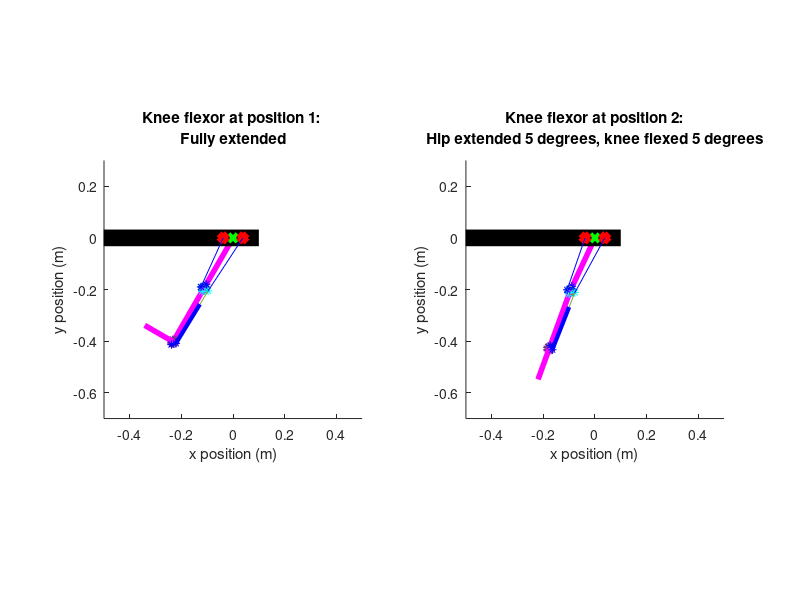

MATLAB code for this plot: (Note: this script raises an error after producing the figure.)
%% Biarticular analysis of the quadruped hind legs
clear, close('all'), clc

%% Define given geometric and physical constants

% This simulation is intended to provide a static analysis and rough visual
% depiction of a cam/pulley system. CAM radii are sown as points around the
% knee

%% Define a rotational function to be used
% Define 2D rotational matrix in xy-plane as a function of degrees rotated
% counter-clockwise
rotz = @(t) [cosd(t) -sind(t) ; sind(t) cosd(t)] ;
%% Define given geometric and physical constants

% Defining hind leg section lengths
l1 = 8.92 * (0.0254);               % [m] Limb length 1 (inches to meters conversion)
l2 = 9.37 * (0.0254);               % [m] Limb length 2 (inches to meters conversion)
l3 = 5 * (0.0254);                % [m] Limb length 3 (inches to meters conversion)

% Define gravitational constant
g = 9.8;                            % [m/s^2]

% Define length of actuatorsL_KFb = 14 * (0.0254);              
L_AF = 9 * (0.0254);                % [m] Ankle flexor length (inches to meters conversion)
L_AE = 9 * (0.0254);                % [m] Ankle extensor length (inches to meters conversion)
L_KF = 8 * (0.0254);                % [m] Knee flexor length (inches to meters conversion)
L_KE = 8 * (0.0254);                % [m] Knee extensor length (inches to meters conversion)
L_KFb = 12 * (0.0254);              % [m] Biarticular knee flexor length (inches to meters conversion)
L_KEb = 12 * (0.0254);              % [m] Biarticular knee flexor length (inches to meters conversion)
L_AEb = 7 * (0.0254);              % [m] Biarticular ankle extensor length (inches to meters conversion)

% Define actuator masses based on linear density estimate of 1.698 kg/m
m_AF = 1.698 * L_AF;                % [kg] Ankle flexor mass
m_AE = 1.698 * L_AE;                % [kg] Ankle extensor mass
m_KF = 1.698 * L_KF;                % [kg] Knee flexor mass
m_KE = 1.698 * L_KE;                % [kg] Knee extensor mass

% Define mass values of the hind leg sections
me = 0.0205;                        % [kg] Mass of encoders
m1 = 0.1302;                        % [kg] Section 1 leg mass
m2 = 0.1302;                        % [kg] Section 2 leg mass
m3 = 0.09814;                       % [kg] Section 3 leg mass

% Define maximum actuator strain estimate 
k_max = 0.1667;                     % [-]

% Define r1 and r2 for the flexor and extensor, corresponding to the cam
% radius at positon one and two
r1_KFb_length = .75 * (0.0254);          % [m] (inches to meter conversion)
r1_KEb_length = 0.5 * (0.0254);         % [m] (inches to meter conversion)
r2_KFb_length = 0.5 * (0.0254);         % [m] (inches to meter conversion)
r2_KEb_length = .75* (0.0254);          % [m] (inches to meter conversion)
r1_AEb_length = 0.5 * (0.0254);         % [m] (inches to meter conversion)
r2_AEb_length = 0.5 * (0.0254);         % [m] (inches to meter conversion)

% Define where point of rotation of the upper end of the knee actuators is in the
% xy plane, with the hip point of rotation as the origin
b_KFb_top = [1.5, 0]* (0.0254);            % [m] (inches to meter conversion)
b_KEb_top = [-1.5, 0]* (0.0254);           % [m] (inches to meter conversion)

% Define the safety factor of required force
SF = 1;                           % [-]

%Define BPA model constants (eq 4 from paper)
a0 = 254.3e3;                       % [Pa] Model Parameter 0
a1 = 192e3;                         % [Pa] Model Parameter 1
a2 = 2.0265;                        % [-] Model Parameter 2
a3 = -0.461;                        % [-] Model Parameter 3
a4 = -0.331e-3;                     % [1/N] Model Parameter 4
a5 = 1.23e3;                        % [Pa/N] Model Parameter 5
a6 = 15.6e3;                        % [Pa] Model Parameter 6

% Define the hysteresis factor
S = 1;                               % [0,1]

%% Define fully extended position of the knee in 2D space (position 1)

% Origin is at hip joint point of rotation
% Fully extended position occurs when the femur is -30 degrees from
% vertical, with knee fully extended. Fully flexed position occurs when
% the femur is 30 degrees from vertical with knee fully flexed

% Define angle from horizontal for fully extended position (position 1)
theta1_pos1 = 30;                               % [degrees]

% Define the knee location in the xy plane at position 1 from hip angle
% and femur length
knee_pos1(1) = (-l1 * sind(theta1_pos1));                      % [m]
knee_pos1(2) = (-l1 * cosd(theta1_pos1));                      % [m]

% Define the length of the radius of attatchment end point for the knee(the point where
% the string inserts to the frame) from known angles and length of r
r1_KFb_pos1 = [(knee_pos1(1) + r1_KFb_length * cosd(theta1_pos1)), (knee_pos1(2) - r1_KFb_length * sind(theta1_pos1))]; % [m]
r2_KFb_pos1 = [(knee_pos1(1) - r2_KFb_length * sind(theta1_pos1)), (knee_pos1(2) - r2_KFb_length * cosd(theta1_pos1))]; % [m]
r1_KEb_pos1 = [(knee_pos1(1) - r1_KEb_length * cosd(theta1_pos1)), (knee_pos1(2) + r1_KEb_length * sind(theta1_pos1))]; % [m]
r2_KEb_pos1 = [(knee_pos1(1) + r2_KEb_length * sind(theta1_pos1)), (knee_pos1(2) + r2_KEb_length * cosd(theta1_pos1))]; % [m]

% Define the ankle position from the defined angles, knee position, and
% tibia length
ankle_pos1(1) = (knee_pos1(1) - l2 * sind(theta1_pos1));        % [m]
ankle_pos1(2) = (knee_pos1(2) - l2 * cosd(theta1_pos1));        % [m]

% Define the length of the radius of attatchment end point for the ankle(the point where
% the string inserts to the frame) from known angles and length of r
r1_AEb_pos1 = [(ankle_pos1(1) + r1_AEb_length * cosd(theta1_pos1)), (ankle_pos1(2) - r1_AEb_length * sind(theta1_pos1))]; % [m]
r2_AEb_pos1 = [(ankle_pos1(1) - r2_AEb_length * sind(theta1_pos1)), (ankle_pos1(2) - r2_AEb_length * cosd(theta1_pos1))]; % [m]

% Define the toe postion, modeling the foot as a straight line
toe_pos1 = [(ankle_pos1(1) - l3 * cosd(theta1_pos1)) (ankle_pos1(2) + l3 * sind(theta1_pos1))];

%Define upper actuator position 1
upper_AEb_pos1 = r1_AEb_pos1 + L_AEb * ((r1_KFb_pos1 - r1_AEb_pos1) / norm(r1_AEb_pos1 - r1_KFb_pos1));

%Define string length
string = norm(upper_AEb_pos1 - r1_KFb_pos1);

% Define the outer cam circle in quarter sections
thetaKF = 1.5 *pi() : 0.001 : 2*pi;
thetaKE = 0.5 *pi() : 0.001 : pi;
camKF(1,:) = r1_KFb_length * cos(thetaKF) + knee_pos1(1);
camKF(2,:) = r2_KFb_length * sin(thetaKF) + knee_pos1(2);
camKF = rotz(-theta1_pos1) * [(camKF(1,:) - knee_pos1(1)); (camKF(2,:) - knee_pos1(2))];
camKF(1,:) = camKF(1,:) + knee_pos1(1);
camKF(2,:) = camKF(2,:) + knee_pos1(2);

camKE(1,:) = r1_KEb_length * cos(thetaKE) + knee_pos1(1);
camKE(2,:) = r2_KEb_length * sin(thetaKE) + knee_pos1(2);
camKE = rotz(-theta1_pos1) * [(camKE(1,:) - knee_pos1(1)); (camKE(2,:) - knee_pos1(2))];
camKE(1,:) = camKE(1,:) + knee_pos1(1);
camKE(2,:) = camKE(2,:) + knee_pos1(2);

%% Plot fully extended position of the knee in 2D space (position 1)
figure(1)
subplot(1, 2, 1)
hold on

% Plot the femur from knee position, and add a marker at the knee
plot([0, knee_pos1(1)], [0, knee_pos1(2)], '-m', 'LineWidth', 4)
plot(knee_pos1(1), knee_pos1(2), 'o', 'LineWidth', 3)

% Plot the cam radii
plot(camKF(1,:), camKF(2,:))
plot(camKE(1,:), camKE(2,:))

% Plot the tibia from knee to ankle points
plot([knee_pos1(1), ankle_pos1(1)], [knee_pos1(2), ankle_pos1(2)], '-m', 'LineWidth', 4)

% Plot the cam radii for the knee flexor and extensor (2 each) for position 1 as
% points
plot(r1_KFb_pos1(1), r1_KFb_pos1(2), '*c')
plot(r2_KFb_pos1(1), r2_KFb_pos1(2), '*c')
plot(r1_KEb_pos1(1), r1_KEb_pos1(2), '*b')
plot(r2_KEb_pos1(1), r2_KEb_pos1(2), '*b')

% Plot the ankle/foot as a circle
plot(ankle_pos1(1), ankle_pos1(2), 'o', 'LineWidth', 3)

% Plot the foot as a straight line
plot([ankle_pos1(1) toe_pos1(1)], [ankle_pos1(2) toe_pos1(2)], '-m', 'LineWidth', 4) 

% Plot the CAM radii for the ankle
plot(r1_AEb_pos1(1), r1_AEb_pos1(2), '*b')
plot(r2_AEb_pos1(1), r2_AEb_pos1(2), '*b')

% Plot the ankle extensor actuator
plot([upper_AEb_pos1(1) r1_AEb_pos1(1)], [upper_AEb_pos1(2) r1_AEb_pos1(2)], '-b', 'LineWidth', 3)

% Plot the string from the ankle actuator to the knee
plot([upper_AEb_pos1(1) r1_KFb_pos1(1)], [upper_AEb_pos1(2) r1_KFb_pos1(2)])

% Plot the hip/body as a horizontal line for reference
plot([-1, .1], [0, 0], '-k', 'LineWidth', 12)

% Mark the hip joint as the origin
plot(0,0, 'xg', 'LineWidth', 3)

% Plot the final pulley point before string goes to the tibia for the
% flexor and extensor
plot(b_KFb_top(1), b_KFb_top(2), 'xr', 'LineWidth', 5)
plot(b_KEb_top(1), b_KEb_top(2), 'xr', 'LineWidth', 5)

% Plot the lines representing strings for the flexor and extensor
plot([b_KFb_top(1) r1_KFb_pos1(1)], [b_KFb_top(2) r1_KFb_pos1(2)], 'b')
plot([b_KEb_top(1) r1_KEb_pos1(1)], [b_KEb_top(2) r1_KEb_pos1(2)], 'b')

% Finish labeling the plot
hold off
xlim([-0.5 0.5])
ylim([-0.7 0.3])
title(sprintf('Knee flexor at position 1: \nFully extended'))
xlabel('x position (m)')
ylabel('y position (m)')
daspect([1 1 1])

%% Define fully flexed position (position 2) using rotational matrices

% Define hip rotation in degrees
rot_hip = input(sprintf('Enter the desired hip rotation from fully flexed: ') );                                              % [degrees]

% Rotate the knee about the origin 60 degrees
knee_pos2 = rotz(rot_hip) * knee_pos1';

% Define knee rotation in degrees
rot_knee = input(sprintf('\nEnter the desired knee rotation from fully extended: ') );                                              % [degrees]

%Rotate the all points below the knee about the knee 90 degrees
ankle_pos2 = rotz(rot_knee) * ((rotz(rot_hip) * ankle_pos1') - knee_pos2)+ knee_pos2;
r1_KFb_pos2 = rotz(rot_knee) * ((rotz(rot_hip) * r1_KFb_pos1') - knee_pos2) + knee_pos2;
r2_KFb_pos2 = rotz(rot_knee) * ((rotz(rot_hip) * r2_KFb_pos1') - knee_pos2) + knee_pos2;
r1_KEb_pos2 = rotz(rot_knee) * ((rotz(rot_hip) * r1_KEb_pos1') - knee_pos2) + knee_pos2;
r2_KEb_pos2 = rotz(rot_knee) * ((rotz(rot_hip) * r2_KEb_pos1') - knee_pos2) + knee_pos2;
toe_pos2 = rotz(rot_knee) * ((rotz(rot_hip) * toe_pos1') - knee_pos2)+ knee_pos2;
r1_AEb_pos2 = rotz(rot_knee) * ((rotz(rot_hip) * r1_AEb_pos1') - knee_pos2)+ knee_pos2;
r2_AEb_pos2 = rotz(rot_knee) * ((rotz(rot_hip) * r2_AEb_pos1') - knee_pos2)+ knee_pos2;
camKF = rotz(rot_knee) * ((rotz(rot_hip) * camKF) - knee_pos2)+ knee_pos2;
camKE = rotz(rot_knee) * ((rotz(rot_hip) * camKE) - knee_pos2)+ knee_pos2;

%Rotate the foot and ankle cam about the ankle 90 degrees
toe_pos2 = rotz(90) * (toe_pos2 - ankle_pos2)+ ankle_pos2;
r1_AEb_pos2 = rotz(90) * (r1_AEb_pos2 - ankle_pos2)+ ankle_pos2;
r2_AEb_pos2 = rotz(90) * (r2_AEb_pos2 - ankle_pos2)+ ankle_pos2;

% Define upper ankle actuator position
upper_AEb_pos2 = r1_KFb_pos2 + string * ((r2_AEb_pos2 - r1_KFb_pos2)/ norm(r2_AEb_pos2 - r1_KFb_pos2));

% Define the EFFECTIVE radius based on knee rotation
rKFb_eff_length = (r1_KFb_length * r2_KFb_length)/((r2_KFb_length * cosd(rot_knee))^2 + (r1_KFb_length * sind(rot_knee))^2)^.5;
rKEb_eff_length = (r1_KEb_length * r2_KEb_length)/((r2_KEb_length * cosd(rot_knee))^2 + (r1_KEb_length * sind(rot_knee))^2)^.5;

% Define the string attachment point from effective radius and knee roation
rKFb_eff = knee_pos1 + rKFb_eff_length * [cosd(theta1_pos1) -sind(theta1_pos1)];
rKFb_eff = rotz(rot_hip) * rKFb_eff';
rKEb_eff = knee_pos1 + rKEb_eff_length * [-cosd(theta1_pos1) sind(theta1_pos1)];
rKEb_eff = rotz(rot_hip) * rKEb_eff';


% Also need to define the fully extended knee extensor position, even if the
% user input doesn't rotate it to that point.
knee_pos2_extended = rotz(60) * knee_pos1';
r1_KEb_extended = rotz(90) * ((rotz(60) * r1_KEb_pos1') - knee_pos2_extended) + knee_pos2_extended;
r2_KEb_extended = rotz(90) * ((rotz(60) * r2_KEb_pos1') - knee_pos2_extended) + knee_pos2_extended;


%% Plot fully flexed position of the knee in 2D space (position 2)
subplot(1, 2, 2)
hold on

% Plot the femur from knee position, and add a marker at the knee
plot([0, knee_pos2(1)], [0, knee_pos2(2)], '-m', 'LineWidth', 4)
plot(knee_pos2(1), knee_pos2(2), 'o', 'LineWidth', 3)

% Plot the tibia from knee to ankle points
plot([knee_pos2(1), ankle_pos2(1)], [knee_pos2(2), ankle_pos2(2)], '-m', 'LineWidth', 4)

% Plot the cam radii for flexor and extensor (2 each) for position 1 as
% points
plot(r1_KFb_pos2(1), r1_KFb_pos2(2), '*c')
plot(r2_KFb_pos2(1), r2_KFb_pos2(2), '*c')
plot(r1_KEb_pos2(1), r1_KEb_pos2(2), '*b')
plot(r2_KEb_pos2(1), r2_KEb_pos2(2), '*b')
plot(camKF(1,:), camKF(2,:))
plot(camKE(1,:), camKE(2,:))

% Plot the ankle/foot as a circle
plot(ankle_pos2(1), ankle_pos2(2), 'o', 'LineWidth', 3)

% Plot the hip/body as a horizontal line for reference
plot([-1, .1], [0, 0], '-k', 'LineWidth', 12)

% Mark the hip joint as the origin
plot(0,0, 'xg', 'LineWidth', 3)

% Plot the foot as a straight line
plot([ankle_pos2(1) toe_pos2(1)], [ankle_pos2(2) toe_pos2(2)], '-m', 'LineWidth', 4)

% Plot the CAM radii for the ankle
plot(r1_AEb_pos2(1), r1_AEb_pos2(2), '*b')
plot(r2_AEb_pos2(1), r2_AEb_pos2(2), '*b')

% Plot the ankle extensor actuator
plot([upper_AEb_pos2(1) r2_AEb_pos2(1)], [upper_AEb_pos2(2) r2_AEb_pos2(2)], '-b', 'LineWidth', 3)

% Plot the string from the ankle actuator to the knee
plot([upper_AEb_pos2(1) r1_KFb_pos2(1)], [upper_AEb_pos2(2) r1_KFb_pos2(2)])

% Plot the final pulley point before string goes to the tibia for the
% lfexor and extensor
plot(b_KFb_top(1), b_KFb_top(2), 'xr', 'LineWidth', 5)
plot(b_KEb_top(1), b_KEb_top(2), 'xr', 'LineWidth', 5)

% Plot the lines representing strings for the flexor and extensor
plot([b_KFb_top(1) rKFb_eff(1)], [b_KFb_top(2) rKFb_eff(2)], 'b')
plot([b_KEb_top(1) rKEb_eff(1)], [b_KEb_top(2) rKEb_eff(2)], 'b')

% Finish labeling the plot
xlim([-0.5 0.5])
ylim([-0.7 0.3])
title(sprintf('Knee flexor at position 2:\nHip extended %.0f degrees, knee flexed %.0f degrees', rot_hip, rot_knee))
xlabel('x position (m)')
ylabel('y position (m)')
daspect([1 1 1])


%% Define the strain necessary to achieve position 2

% Define length of fully contracted actuator based on previously defined
% vectors
delta_L_KFb = (norm(r1_KFb_pos1 - b_KFb_top) + norm(r1_KFb_pos1 - r2_KFb_pos1)) - (norm(rKFb_eff' - b_KFb_top) + norm(rKFb_eff - r2_KFb_pos2));
delta_L_KEb = (norm(r2_KEb_extended' - b_KEb_top) + norm(r2_KEb_extended' - r1_KEb_extended'))- (norm(rKEb_eff' - b_KEb_top) + norm(rKEb_eff' - r1_KEb_pos2'));
%delta_L_AEb = norm(spike_pos1 - upper_AEb_pos1) - norm(spike_pos2 - upper_AEb_pos2);

% Calculate strain from contracted and resting lengths
k_KFb = delta_L_KFb / L_KFb;
k_KEb = delta_L_KEb / L_KEb;
%k_AEb = delta_L_AEb / L_AEb;

%Print out actuator lengths and strains
fprintf('\nHip rotation: %.0f degrees', rot_hip)
fprintf('Knee rotation: %.0f degrees\n', rot_knee)

fprintf('\n\nBA knee flexor actuator length: %.0f inches', L_KFb/0.0254)
fprintf('\nBA knee extensor actuator length: %.0f inches\n', L_KEb/0.0254)

fprintf('\nBA knee flexor strain to achieve position 2: %.2f', k_KFb)
fprintf('\nBA knee extensor strain to achieve position 2: %.2f\n', k_KEb)

%fprintf('\n\nBA ankle extensor actuator length: %.0f inches', L_AEb/0.0254)
%fprintf('\nBA ankle extensor strain to achieve this position: %.2f\n', k_AEb)

%% Torque calculations for the biarticular knee flexor and knee extensor

% NOTE: THESE HAVE ONLY BEEN SET UP TO DEFINE TORQUE AT SET POSITIONS.
% Needs modification to find force at a given rotation.

% Torque requirements for knee flexor:
% Define torques created by the weight of the different leg segments
T1_KFb = 0.5 * l1 * cosd(60) * (m1 + m_KF + m_KE) * g;                      % [N-m]
T2_KFb = (l1 * cosd(60) + 0.5 * l2 * sind(60)) * (m1 + m_AF + m_AE) * g;    % [N-m]
T3_KFb = (l1 * cosd(60) + (l2 + l3/2) * sind(60)) * m3 * g;                 % [N-m]

% Define force necessary for actuator to exert to hold leg at position 2
F_KFb = (T1_KFb + T2_KFb + T3_KFb) / r2_KFb_length;                % [N]         


% Torque requirements for knee extensor:
% Define torques created by the weight of the different leg segments
T1_KEb = 0.5 * l1 * sind(30) * (m1 + m_KF + m_KE) * g;             % [N-m]
T2_KEb = ((l1 + 0.5 * l2) * sind(30)) * (m1 + m_AF + m_AE) * g;    % [N-m]
T3_KEb = (((l1 + l2) * sind(30)) + (l3/2)) * m3 * g;               % [N-m]

% Define force necessary for actuator to exert to hold leg at position 1
F_KEb = (T1_KEb + T2_KEb + T3_KEb) / r1_KEb_length;                % [N] 


% Torque requirements for extensor extensor:
% Define torques created by the weight of the different leg segments
T2_AEb = (0.5 * l2 * cosd(30)) * (m2 + m_AF + m_AE) * g;           % [N-m]
T3_AEb = ((l2 + 0.5 * l3) * cosd(30)) * m3 * g;                    % [N-m]

% Define force necessary for actuator to exert to hold leg at position 1
%F_AEb = (T2_AEb + T3_KEb) / (spike_length * sind(45));                % [N] 

% Print out force required to hold position 1 and 2 for the knee extensor
% and flexor, respectfully
fprintf('\nThe required force for the BA knee flexor to hold a fully contracted position is %.1f pounds', F_KFb/4.448)
fprintf('\nThe required force for the BA knee extensor to hold a fully contracted position is %.1f pounds', F_KEb/4.448)
%fprintf('\nThe required force for the BA ankle extensor to hold position 1 is %.1f pounds', F_AEb/4.448)

%% Plotting strain vs necessary pressure for a given force

% Constructing a pressure vs strain plot for BPAs of varying force based on
% equation 4.

% Define range of strains
k = 0.001:0.001:0.2;            % []
k_max = 0.17;                   % []
F = (0:6:36) * 4.448;           % [N] (pounds to newtons conversion)
S = 1;                          % [0,1] hysteresis 

key = strings(1,length(F));

figure(2)
% plot pressure vs strain, each loop doing a different applied force
for n = 1:length(F)
    P = a0 + (a1 * tan( a2 * ((k./ (a4 * F(n) + k_max)) + a3))) + (a5 * F(n)) + (a6 * S); % [Pa]
    plot(k, P/1000, '.')
    hold on
    key(n) = sprintf('Applied force: %.1f pounds', F(n)/4.448);
end

% Plot strain and forces required for position 1 and 2 for biarticular knee
% muscles
%plot(k_KFb, 0.001 * (a0 + (a1 * tan( a2 * ((k_KFb./ (a4 * F_KFb + k_max)) + a3))) + (a5 * F_KFb) + (a6 * S)), 'xr', 'LineWidth', 2)
%plot(k_KEb, 0.001 * (a0 + (a1 * tan( a2 * ((k_KEb./ (a4 * F_KEb + k_max)) + a3))) + (a5 * F_KEb) + (a6 * S)), 'xb', 'LineWidth', 2)

% Plot maximum pressure line at P = 620 kPa
plot([0 .2], [620 620], '-r')

% Finish plot formatting
%key(8) = 'BA KF at pos1';
%key(9) = 'BA KE at pos2';
legend(key)
xlabel('Strain')
ylabel('Pressure (kPa)')
xlim([0 0.2])
ylim([0 700])
title(sprintf('%.1f inch biarticular knee actuators', L_KFb/0.0254))
